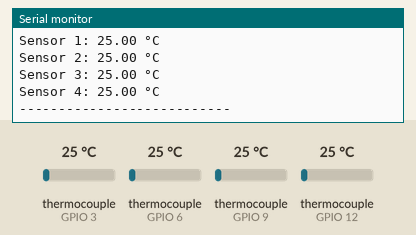
Recording of a sketch running on a simulated ESP32. On the bench: the last lines printed to the serial monitor. The test bench sets the inputs (shaded band); at power-on: thermocouple (sensors on GPIO 3, GPIO 6, GPIO 9, GPIO 12) 25 °C.

Above: at 1.7 s.
1.8 s: thermocouple (sensor on GPIO 3) set to 6 °C
4.6 s: thermocouple (sensor on GPIO 6) set to 6 °C
7.4 s: thermocouple (sensor on GPIO 9) set to 6 °C
At 9.2 s:
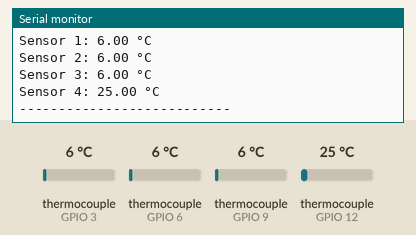
10.2 s: thermocouple (sensor on GPIO 12) set to 6 °C
At 11.3 s:
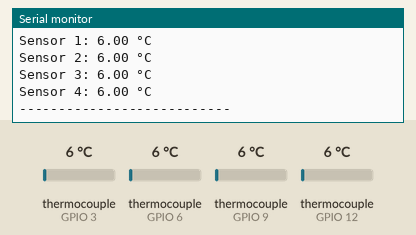
13.0 s: thermocouple (sensor on GPIO 3) set to 75 °C
15.8 s: thermocouple (sensor on GPIO 6) set to 75 °C
Timing chart, 0 to 18.8 s (numbered marks = the images above; inputs shaded):
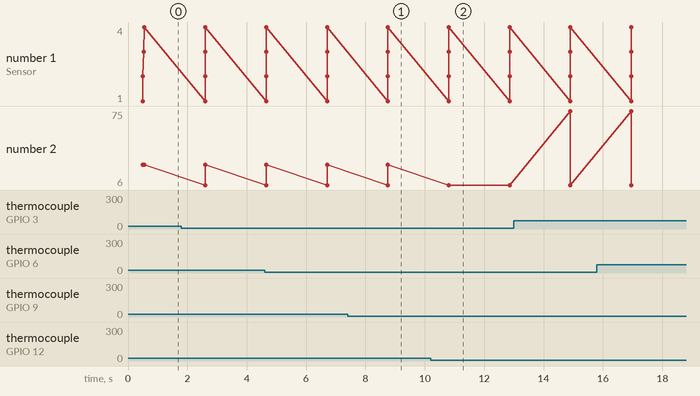

Measured:
- after the input at 7.4 s, the serial monitor: prints a new line after 1.4 s (image 1)
- after the input at 10.2 s, the serial monitor: prints a new line after 0.61 s (image 2)

The sketch:

TempControl.ino
```cpp
#include <max6675.h>

// --------- Pin setup ---------
// Sensor 1
int ktc1SO = 2;
int ktc1CS = 3;
int ktc1CLK = 4;

// Sensor 2
int ktc2SO = 5;
int ktc2CS = 6;
int ktc2CLK = 7;

// Sensor 3
int ktc3SO = 8;
int ktc3CS = 9;
int ktc3CLK = 10;

// Sensor 4
int ktc4SO = 11;
int ktc4CS = 12;
int ktc4CLK = 13;

// Create sensor objects
MAX6675 ktc1(ktc1CLK, ktc1CS, ktc1SO);
MAX6675 ktc2(ktc2CLK, ktc2CS, ktc2SO);
MAX6675 ktc3(ktc3CLK, ktc3CS, ktc3SO);
MAX6675 ktc4(ktc4CLK, ktc4CS, ktc4SO);

void setup() {
  Serial.begin(9600);
  delay(500);  // Allow sensors to stabilize
  Serial.println("4 Thermocouple Temperature Readings (Celsius)");
}

void loop() {

  float t1 = ktc1.readCelsius();
  float t2 = ktc2.readCelsius();
  float t3 = ktc3.readCelsius();
  float t4 = ktc4.readCelsius();

  Serial.print("Sensor 1: ");
  Serial.print(t1);
  Serial.println(" °C");

  Serial.print("Sensor 2: ");
  Serial.print(t2);
  Serial.println(" °C");

  Serial.print("Sensor 3: ");
  Serial.print(t3);
  Serial.println(" °C");

  Serial.print("Sensor 4: ");
  Serial.print(t4);
  Serial.println(" °C");

  Serial.println("---------------------------");

  delay(2000);   // 2 second delay
}
```
